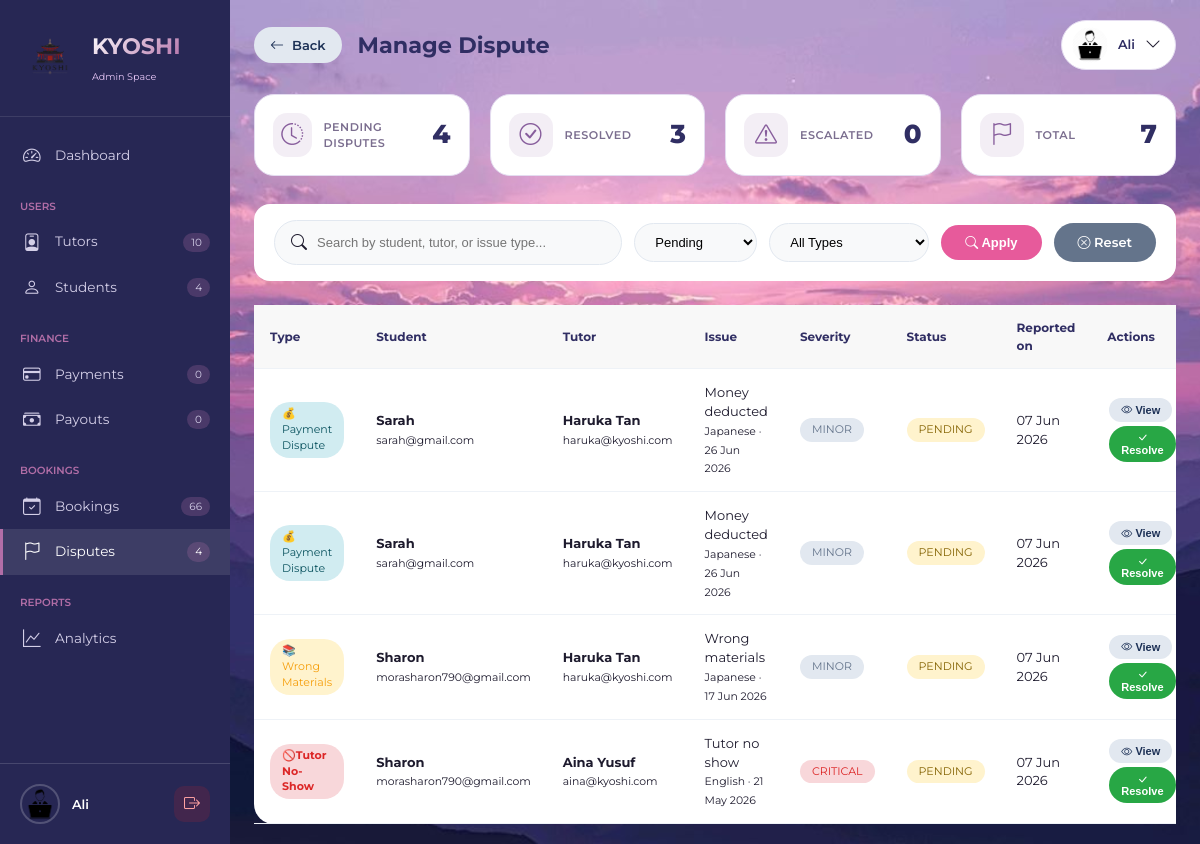
Page /php/admin_disputes.php (signed in) on the earlier database version.
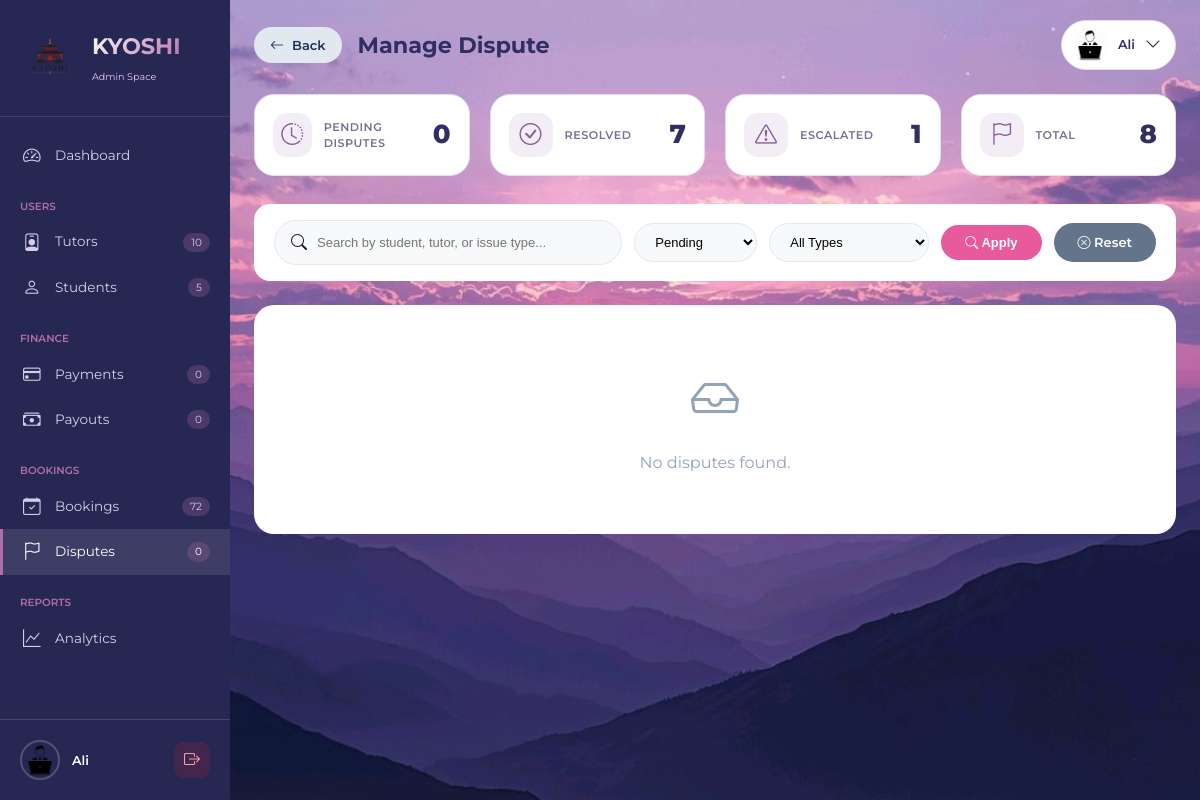
Same page on the later database version.
### tables this page shows
CREATE TABLE `disputes` (
  `id` int(11) NOT NULL,
  `booking_id` int(11) NOT NULL,
  `payment_id` int(11) DEFAULT NULL,
  `student_id` int(11) NOT NULL,
  `tutor_id` int(11) NOT NULL,
  `issue_type` varchar(50) DEFAULT 'other',
  `dispute_type` enum('booking','payment') DEFAULT 'booking',
  `message` text DEFAULT NULL,
  `proof_image` varchar(255) DEFAULT NULL,
  `status` enum('pending','resolved','escalated','rejected') DEFAULT 'pending',
  `resolution_type` enum('student_tutor','admin') DEFAULT 'student_tutor',
  `resolution_note` text DEFAULT NULL,
  `resolved_by` int(11) DEFAULT NULL,
  `resolved_at` datetime DEFAULT NULL,
  `created_at` datetime DEFAULT current_timestamp(),
  `escalated_at` datetime DEFAULT NULL,
  `preferred_date` date DEFAULT NULL,
  `preferred_time` time DEFAULT NULL,
  `bank_name` varchar(100) DEFAULT NULL,
  `bank_account_number` varchar(50) DEFAULT NULL,
  `bank_account_name` varchar(100) DEFAULT NULL,
  `escalation_reason` text DEFAULT NULL,
  `notification_sent` datetime DEFAULT NULL,
  `resolution_requested` varchar(50) DEFAULT NULL
);

CREATE TABLE `users` (
  `id` int(11) NOT NULL,
  `fullname` varchar(100) NOT NULL,
  `email` varchar(100) NOT NULL,
  `password` varchar(255) NOT NULL,
  `phone` varchar(30) DEFAULT NULL,
  `role` enum('student','tutor','admin') NOT NULL,
  `profile_pic` varchar(255) DEFAULT NULL,
  `created_at` timestamp NOT NULL DEFAULT current_timestamp(),
  `status` varchar(20) DEFAULT 'approved',
  `verification_token` varchar(255) DEFAULT NULL,
  `is_verified` tinyint(1) DEFAULT 0,
  `google_calendar_connected` tinyint(1) DEFAULT 0,
  `google_calendar_asked` tinyint(1) DEFAULT 0,
  `deactivated_at` datetime DEFAULT NULL,
  `deactivation_reason` text DEFAULT NULL,
  `first_promo_applied` tinyint(4) DEFAULT 0,
  `is_first_purchase` tinyint(4) DEFAULT 1,
  `promo_code_used` varchar(50) DEFAULT NULL
);

CREATE TABLE `bookings` (
  `id` int(11) NOT NULL,
  `student_id` int(11) NOT NULL,
  `tutor_id` int(11) NOT NULL,
  `language` varchar(50) NOT NULL,
  `learning_mode` enum('online','face_to_face') NOT NULL,
  `booking_date` date NOT NULL,
  `booking_time` time NOT NULL,
  `total_amount` decimal(10,2) DEFAULT 0.00,
  `status` enum('pending','accepted','confirmed','rescheduled','completed','cancelled','disputed') DEFAULT 'pending',
  `completed_at` datetime DEFAULT NULL,
  `auto_completed` tinyint(1) DEFAULT 0,
  `cancelled_by` enum('student','tutor','admin') DEFAULT NULL,
  `cancel_reason` text DEFAULT NULL,
  `meeting_location` varchar(255) DEFAULT NULL,
  `created_at` timestamp NOT NULL DEFAULT current_timestamp(),
  `notes` text DEFAULT NULL,
  `focus` varchar(255) DEFAULT NULL,
  `meeting_link` varchar(500) DEFAULT NULL,
  `link_provided_at` datetime DEFAULT NULL,
  `link_reminder_sent` tinyint(1) DEFAULT 0,
  `proficiency_level` varchar(20) DEFAULT 'beginner',
  `reminder_sent` tinyint(4) DEFAULT 0
);

### php/admin_disputes.php (the view, shortened to what the changed rows need)
<?php
include 'config.php';
$totalStudents = $conn->query("SELECT COUNT(*) as count FROM users WHERE role = 'student'")->fetch_assoc()['count'];
$totalBookings = $conn->query("SELECT COUNT(*) as count FROM bookings")->fetch_assoc()['count'];
$pendingDisputes = $conn->query("SELECT COUNT(*) as count FROM disputes WHERE status = 'pending'")->fetch_assoc()['count'];
$filter_status = $_GET['status'] ?? 'pending';
$sql = "SELECT d.*,
        s.fullname as student_name, s.email as student_email, s.phone as student_phone,
        t.fullname as tutor_name, t.email as tutor_email,
        b.language, b.booking_date, b.booking_time, b.total_amount, b.learning_mode,
        p.amount as payment_amount, p.payment_method, p.receipt_number,
        p.refund_receipt_number,
        d.resolution_type,
        d.resolution_requested,
        d.preferred_date,
        d.preferred_time,
        d.bank_name,
        d.bank_account_number,
        d.bank_account_name,
        CASE
            WHEN d.issue_type IN ('tutor_no_show', 'student_no_show', 'harassment', 'fraud') THEN 'serious'
            ELSE 'minor'
        END as severity
        FROM disputes d
        JOIN users s ON d.student_id = s.id
        JOIN users t ON d.tutor_id = t.id
        JOIN bookings b ON d.booking_id = b.id
        LEFT JOIN payments p ON d.payment_id = p.id
        WHERE 1=1
        AND (
            -- For wrong_materials, only show if older than 2 days OR escalated OR resolved
            (d.issue_type = 'wrong_materials' AND (d.created_at < DATE_SUB(NOW(), INTERVAL 2 DAY) OR d.status IN ('escalated', 'resolved')))
            OR
            -- For all other issues, show normally
            d.issue_type != 'wrong_materials'
        )";
if ($filter_status !== 'all') {
    $sql .= " AND d.status = '$filter_status'";
}
$sql .= " ORDER BY d.created_at DESC";
$disputes = $conn->query($sql);
$pending_count_query = $conn->query("
    SELECT COUNT(*) as count
    FROM disputes
    WHERE status = 'pending'
    AND NOT (
        issue_type = 'wrong_materials'
        AND created_at >= DATE_SUB(NOW(), INTERVAL 2 DAY)
    )
");
$pending_count = $pending_count_query->fetch_assoc()['count'];
$resolved_count = $conn->query("SELECT COUNT(*) as count FROM disputes WHERE status = 'resolved'")->fetch_assoc()['count'];
$escalated_count = $conn->query("SELECT COUNT(*) as count FROM disputes WHERE status = 'escalated'")->fetch_assoc()['count'];
function e($value) {
    return htmlspecialchars($value ?? '', ENT_QUOTES, 'UTF-8');
}
function getSeverityBadge($severity) {
    if ($severity === 'serious') {
        return '<span class="badge-critical">CRITICAL</span>';
    }
    return '<span class="badge-minor">MINOR</span>';
}
function getStatusBadge($status) {
    switch($status) {
        case 'pending': return '<span class="badge-pending">PENDING</span>';
    }
}
function getDisputeTypeLabel($type, $issue_type) {
    if ($type === 'payment') {
        return '<span class="badge-payment">💰Payment Dispute</span>';
    }
    if ($issue_type === 'tutor_no_show') {
        return '<span class="badge-no-show">🚫Tutor No-Show</span>';
    }
    if ($issue_type === 'wrong_materials') {
        return '<span class="badge-materials">📚Wrong Materials</span>';
    }
    return '<span class="badge-booking">📅Booking Dispute</span>';
}
?>
<!DOCTYPE html>
<html lang="en">
<head>
    <link rel="stylesheet" href="https://cdn.jsdelivr.net/npm/bootstrap-icons@1.13.1/font/bootstrap-icons.min.css">
    <link rel="stylesheet" href="../css/astyle.css">
</head>
<body>
<aside class="sidebar" id="sidebar">
    <div class="sidebar-header">
        <div class="brand-wrapper">
            <div class="brand-title">
                <h1>KYOSHI</h1>
            </div>
        </div>
    </div>
    <nav class="nav-menu">
        <div class="nav-section">
            <a href="admin_student_actions.php" class="nav-item"><i class="bi bi-person"></i><span>Students</span><span class="nav-badge"><?= $totalStudents ?></span></a>
        </div>
        <div class="nav-section">
            <a href="admin_bookings.php" class="nav-item"><i class="bi bi-calendar-check"></i><span>Bookings</span><span class="nav-badge"><?= $totalBookings ?></span></a>
            <a href="admin_disputes.php" class="nav-item active"><i class="bi bi-flag"></i><span>Disputes</span><span class="nav-badge dispute"><?= $pendingDisputes ?></span></a>
        </div>
    </nav>
</aside>
<div class="main-content" id="mainContent">
            <div class="top-bar">
    <div class="page-title">
        <div class="title-with-back">
            <h1>Manage Dispute</h1>
        </div>
    </div>
</div>
    <div class="stats-grid">
        <div class="stat-card">
            <div class="stat-left">
                <div class="stat-icon"><i class="bi bi-clock-history"></i></div>
                <div class="stat-label">Pending Disputes</div>
            </div>
            <div class="stat-value"><?= $pending_count ?></div>
        </div>
        <div class="stat-card">
            <div class="stat-left">
                <div class="stat-icon"><i class="bi bi-check-circle"></i></div>
                <div class="stat-label">Resolved</div>
            </div>
            <div class="stat-value"><?= $resolved_count ?></div>
        </div>
        <div class="stat-card">
            <div class="stat-left">
                <div class="stat-icon"><i class="bi bi-exclamation-triangle"></i></div>
                <div class="stat-label">Escalated</div>
            </div>
            <div class="stat-value"><?= $escalated_count ?></div>
        </div>
        <div class="stat-card">
            <div class="stat-left">
                <div class="stat-icon"><i class="bi bi-flag"></i></div>
                <div class="stat-label">Total</div>
            </div>
            <div class="stat-value"><?= $pending_count + $resolved_count + $escalated_count ?></div>
        </div>
    </div>
    <?php if ($disputes->num_rows == 0): ?>
        <div class="empty-state">
            <i class="bi bi-inbox"></i>
            <p>No disputes found.</p>
        </div>
    <?php else: ?>
        <div style="overflow-x: auto;">
            <table class="disputes-table">
                <thead>
                    <tr>
                        <th>Type</th>
                        <th>Student</th>
                        <th>Tutor</th>
                        <th>Issue</th>
                        <th>Severity</th>
                        <th>Status</th>
                        <th>Reported on</th>
                        <th>Actions</th>
                    </tr>
                </thead>
                <tbody>
                    <?php while ($dispute = $disputes->fetch_assoc()): ?>
                    <tr>
                        <td><?= getDisputeTypeLabel($dispute['dispute_type'], $dispute['issue_type']) ?></td>
                        <td>
                            <strong><?= e($dispute['student_name']) ?></strong><br>
                            <small><?= e($dispute['student_email']) ?></small>
                        </td>
                        <td>
                            <strong><?= e($dispute['tutor_name']) ?></strong><br>
                            <small><?= e($dispute['tutor_email']) ?></small>
                        </td>
                        <td>
                            <?= ucfirst(str_replace('_', ' ', $dispute['issue_type'])) ?>
                            <br><small><?= e($dispute['language']) ?> · <?= date('d M Y', strtotime($dispute['booking_date'])) ?></small>
                        </td>
                        <td><?= getSeverityBadge($dispute['severity']) ?></td>
                        <td><?= getStatusBadge($dispute['status']) ?></td>
                        <td><?= date('d M Y', strtotime($dispute['created_at'])) ?></td>
                        <td>
                            <button class="btn-view" onclick="viewDispute(<?= htmlspecialchars(json_encode($dispute)) ?>)">
                                <i class="bi bi-eye"></i> View
                            </button>
                            <?php if ($dispute['status'] === 'pending'): ?>
                                <button class="btn-resolve" onclick="openResolveModal(<?= htmlspecialchars(json_encode($dispute)) ?>)">
                                    <i class="bi bi-check-lg"></i> Resolve
                                </button>
                            <?php endif; ?>
                        </td>
                    </tr>
                    <?php endwhile; ?>
                </tbody>
            </table>
        </div>
    <?php endif; ?>
</div>
</body>
</html>

Differences in the rows shown:
no longer on this page (row edited): disputes: dispute_type "💰Payment Dispute", student.fullname "Sarah", student.email "sarah@gmail.com", tutor.fullname "Haruka Tan", tutor.email "haruka@kyoshi.com", issue_type "Money deducted", booking.language "Japanese", booking.booking_date "26 Jun 2026", status "PENDING", created_at "07 Jun 2026"
no longer on this page (row edited): disputes: dispute_type "💰Payment Dispute", student.fullname "Sarah", student.email "sarah@gmail.com", tutor.fullname "Haruka Tan", tutor.email "haruka@kyoshi.com", issue_type "Money deducted", booking.language "Japanese", booking.booking_date "26 Jun 2026", status "PENDING", created_at "07 Jun 2026"
no longer on this page (row edited): disputes: shows "📚Wrong Materials", student.fullname "Sharon", student.email "morasharon790@gmail.com", tutor.fullname "Haruka Tan", tutor.email "haruka@kyoshi.com", issue_type "Wrong materials", booking.language "Japanese", booking.booking_date "17 Jun 2026", status "PENDING", created_at "07 Jun 2026"
no longer on this page (row edited): disputes: shows "🚫Tutor No-Show", student.fullname "Sharon", student.email "morasharon790@gmail.com", tutor.fullname "Aina Yusuf", tutor.email "aina@kyoshi.com", issue_type "Tutor no show", booking.language "English", booking.booking_date "21 May 2026", shows "CRITICAL", status "PENDING", created_at "07 Jun 2026"
Other differences:
$totalStudents: "4" → "5"
$totalBookings: "66" → "72"
$pendingDisputes: "4" → "0"
$pending_count: "4" → "0"
$resolved_count: "3" → "7"
$escalated_count: "0" → "1"
$pending_count + $resolved_count + $escalated_count: "7" → "8"
text no longer shown: "Type Student Tutor Issue Severity Status Reported on Actions"
text now shown: "No disputes found."
